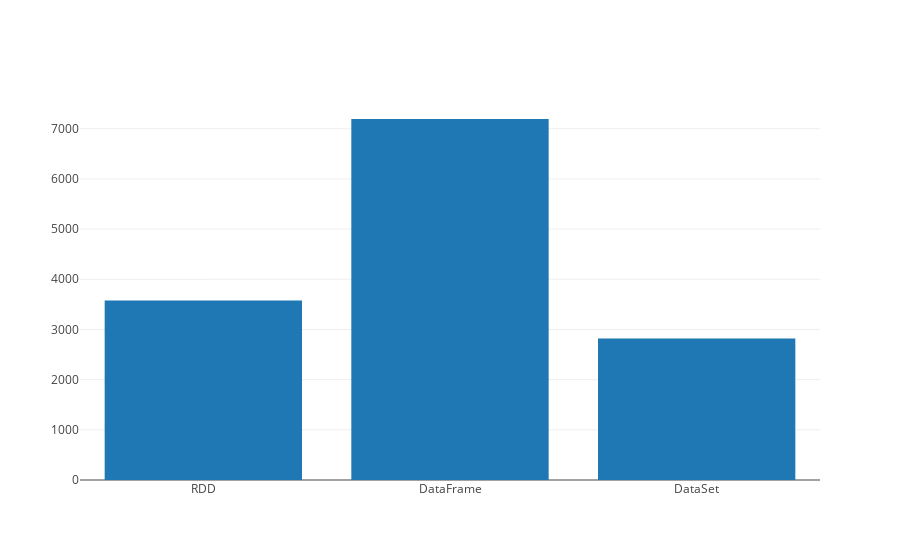

Source (notebook cell):
### Markdown cell above
Gráficamente utilizando plotly

### Code cell
val (x, y) = Seq(
    "RDD" -> runWithOutput(infectionAvgRDD.collect),
    "DataFrame" -> runWithOutput(dfCovidWithSchema.collect),
    "DataSet" -> runWithOutput(avgDS.collect)
).unzip

Bar(x, y).plot()

### Figure 1 — Plotly figure (JSON) as saved in the notebook; plotly's stock layout.template omitted (floating-point values rounded to 4 significant figures)
{"data": [{"type": "bar", "x": ["RDD", "DataFrame", "DataSet"], "y": [3576, 7194, 2818]}], "layout": {}}
